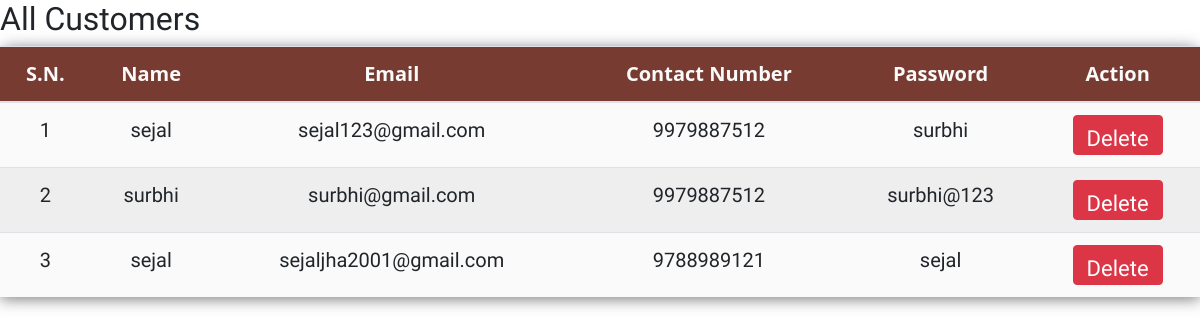
/admin-side/adminView/viewCustomers.php, run on the app's committed database.
### tables this page shows
CREATE TABLE `users` (
  `user_id` int(11) NOT NULL,
  `name` varchar(255) NOT NULL,
  `email` varchar(255) NOT NULL,
  `contact` decimal(10,0) NOT NULL,
  `password` varchar(20) NOT NULL,
  `is_admin` tinyint(11) NOT NULL DEFAULT 0
);

### admin-side/adminView/viewCustomers.php (the view, shortened to what this page needs)
<!DOCTYPE html>
<html>
<head>
  <head>
    <link rel="stylesheet" href="https://cdn.jsdelivr.net/npm/bootstrap@4.0.0/dist/css/bootstrap.min.css">
    <link rel="stylesheet" href="https://cdnjs.cloudflare.com/ajax/libs/font-awesome/4.7.0/css/font-awesome.min.css">
    <link rel="stylesheet" href="./css/style.css">
  </head>
</head>
<body>
  <div>
    <h2>All Customers</h2>
    <table class="table ">
      <thead>
        <tr>
          <th class="text-center">S.N.</th>
          <th class="text-center">Name </th>
          <th class="text-center">Email</th>
          <th class="text-center">Contact Number</th>
          <th class="text-center">Password</th>
          <th class="text-center" colspan="2">Action</th>
        </tr>
      </thead>
      <?php
      include_once "../config/dbconnect.php";
      $sql = "SELECT * from users where is_admin=0";
      $result = $conn->query($sql);
      $count = 1;
      if ($result->num_rows > 0) {
        while ($row = $result->fetch_assoc()) {
      ?>
          <tr>
            <td><?= $count ?></td>
            <td><?= $row["name"] ?></td>
            <td><?= $row["email"] ?></td>
            <td><?= $row["contact"] ?></td>
            <td><?= $row["password"] ?></td>
            <td><button class="btn btn-danger" style="height:40px; width:90px; font-size:22px;" onclick="userDelete('<?= $row['user_id'] ?>')">Delete</button></td>
          </tr>
      <?php
          $count = $count + 1;
        }
      }
      ?>
    </table>
</body>
</html>

### admin-side/css/style.css (style rules this page uses)
* { margin: 0; padding: 0; font-family: 'Work Sans', sans-serif; }
table { width: 100%; border-collapse: collapse; border-spacing: 0; box-shadow: 0 2px 15px rgba(64, 64, 64, .7); border-radius: 12px 12px 0 0; margin-bottom: 50px; }
td, th { padding: 20px 26px; text-align: center; }
th { margin-top: 100px; font-size: 20px; background-color: #783b31; color: #fafafa; font-family: 'Open Sans', Sans-serif; font-weight: bold; }
tr { font-size: 20px; width: 100%; background-color: #fafafa; font-family: 'Montserrat', sans-serif; }
tr:nth-child(even) { background-color: #eeeeee; }

### data on the page
users: name "sejal", email "sejal123@gmail.com", contact "9979887512", password "surbhi"
users: name "surbhi", email "surbhi@gmail.com", contact "9979887512", password "surbhi@123"
users: name "sejal", email "sejaljha2001@gmail.com", contact "9788989121", password "sejal", $row['user_id'] 4 (drawn)
